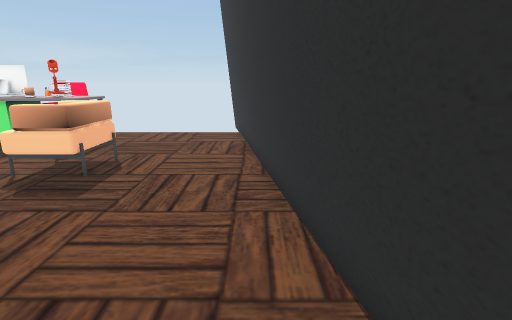
[1] (above)

14 first-person views from a walk through a scene from a Unity 3-D project. The camera is 1.2 m above the floor, tilts 14° down and sees 80° across. The floor is counted in squares, 0.5 m on a side. Each view is taken from the middle of a square. On the plan, view 1 faces up. The plan holds only what a view shows up to about 19 squares ahead; the rest is blank. The place goes on beyond the plan. The player character is not drawn.

[2]
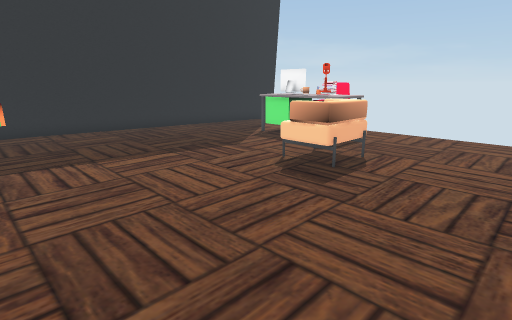

[3]
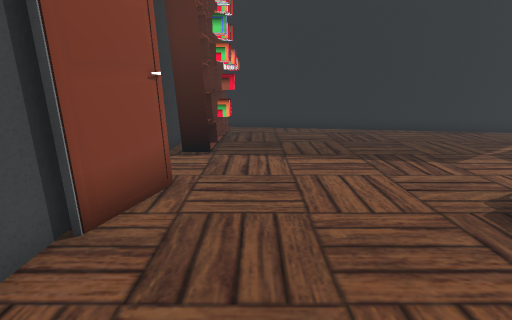

[4]
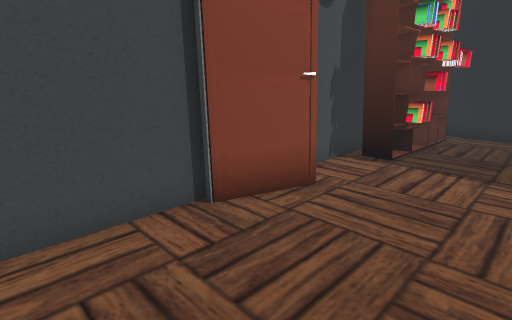

[5]
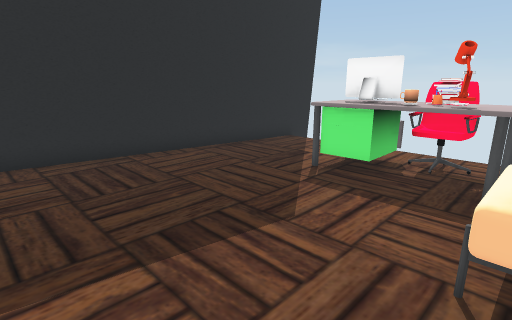

[6]
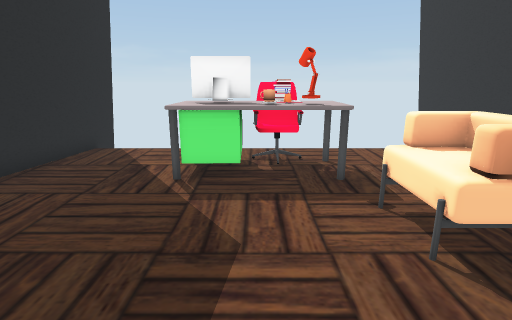

[7]
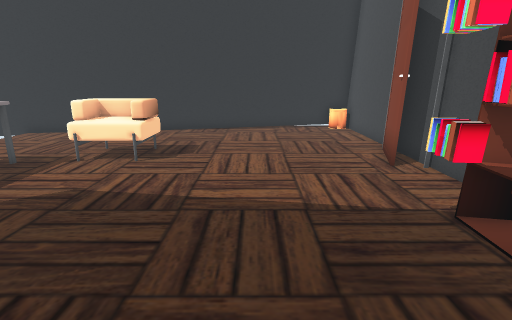

[8]
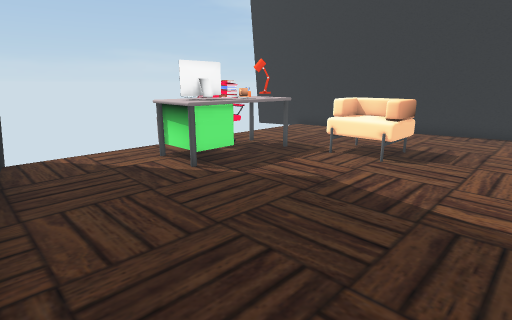

[9]
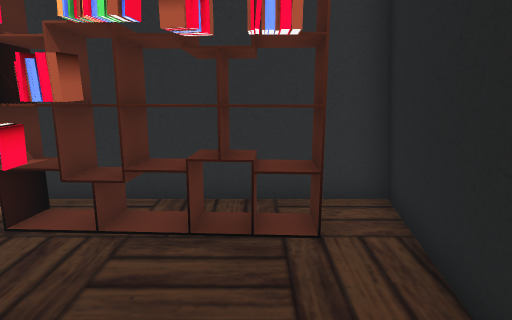

[10]
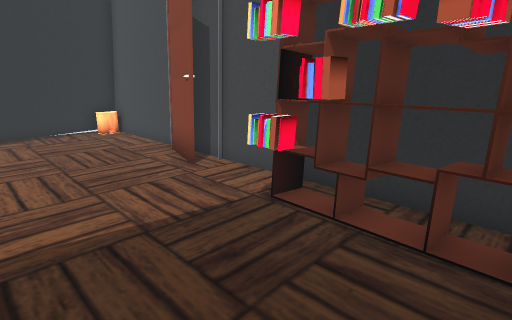

[11]
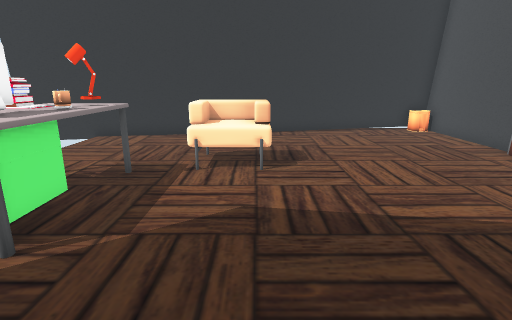

[12]
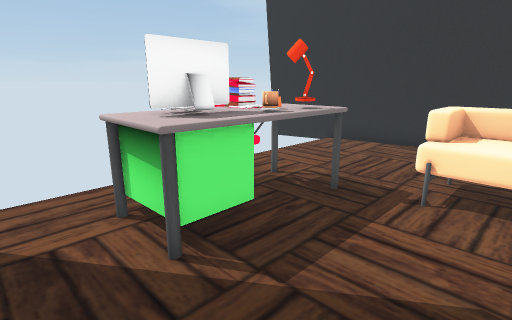

[13]
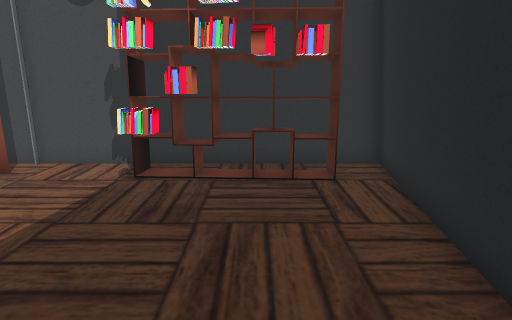

[14]
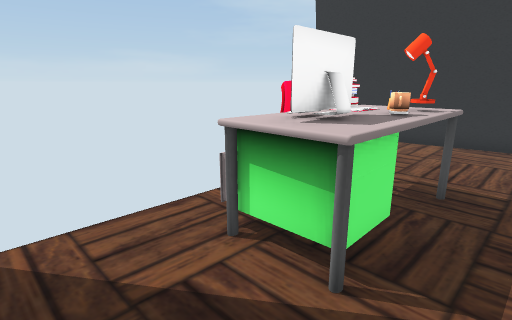

### Floor plan
Points are (right, up) in squares from view 1. A wall is a line through its corners. A room is listed if a view was taken in it or the views show most of it. See-through windows are left out.
Room 1 (views 1, 2, 3, 4, 5, 6, 7, 8, 9, 10, 11, 12, 13, 14)
walls: (-7.2, -0.1) (-4.5, -0.9); (-14.8, 16.6) (-17.6, -0.8); (-17.5, -1.3) (1.3, -1.3) (1.2, -0.3); (1.5, -1.3) (-1.2, 16.6)
objects: shelf (-16, 0) to (-11, 0); other object (-15, 1); other object (-14, 1); other object (-13, 1); other object (-12, 1); other object (-11, 1); desk (-11, 11) to (-7, 14); computer (-10, 12) to (-10, 13); mug (-9, 12); other object (-9, 13) to (-8, 13); chair (-9, 14) to (-8, 14); desk (-8, 12); other object (-6, 8) to (-5, 10)

Positions as (right, up) in squares from view 1, and headings:
1: (0, 0), facing up
2: (0, 0), facing up-left
3: (0, 2), facing left
4: (-1, 4), facing down-left
5: (-6, 4), facing up-left
6: (-9, 4), facing up
7: (-16, 4), facing right
8: (-16, 4), facing up-right
9: (-15, 5), facing down
10: (-15, 5), facing down-right
11: (-15, 8), facing right
12: (-13, 8), facing up-right
13: (-14, 8), facing down
14: (-14, 10), facing up-right
